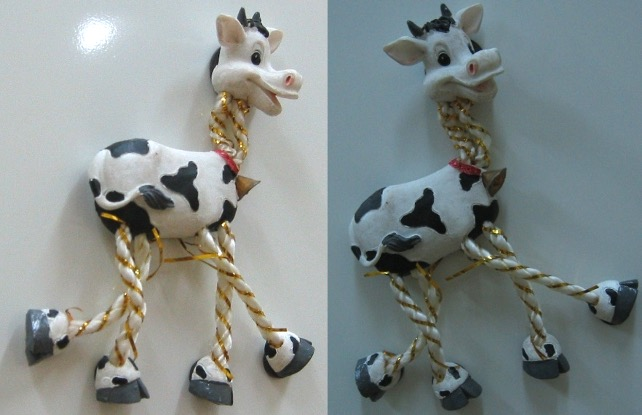
#> input picture Assignment1/horse.jpg, 642 x 415 px
$ python test.py
#> lines starting #> are read from the running program, lines starting #| are printed output that depends on the picture
import cv2
import matplotlib.pyplot as plt
import numpy as np

image = cv2.imread('horse.jpg')
#> image is the input picture: shape (415, 642, 3); mean B, G, R 141.1, 142, 133.5
print(image.shape)
#| (415, 642, 3)

sigma = 2
k_size = 3

def gaussian(x, y):
    return (1 / (2 * np.pi * sigma**2)) * np.exp(-((x - k_size//2)**2 + (y - k_size//2)**2) / (2 * sigma**2))

def filter2D(img, k):
    img_height, img_width, channels = img.shape
#> img_height = 415; img_width = 642; channels = 3
    filtered_img = np.zeros((img.shape), dtype=float) # init result img
    k_middle = k_size // 2

    # iterate through pixels in img
    for c in range(channels):
        for i in range(img_height - k_size + 1):
            for j in range(img_width - k_size + 1):
                k_image = img[i:i+k_size, j:j+k_size, c] # grab section of image using filter
                filtered_img[i+k_middle, j+k_middle, c] = np.sum(k_image * kernel) # assign weighted sum to middle of kernel's img

    return filtered_img


# np.fromfunction() returns matrix based on function inputted
# creates our kernel essentially
kernel = np.fromfunction(gaussian, (k_size, k_size))
kernel /= np.sum(kernel) # normalize kernel
print(kernel)

smoothed = filter2D(image, kernel)
cv2.imshow('Original Image', image)
cv2.imshow('Smoothed Image', smoothed.astype(np.uint8))
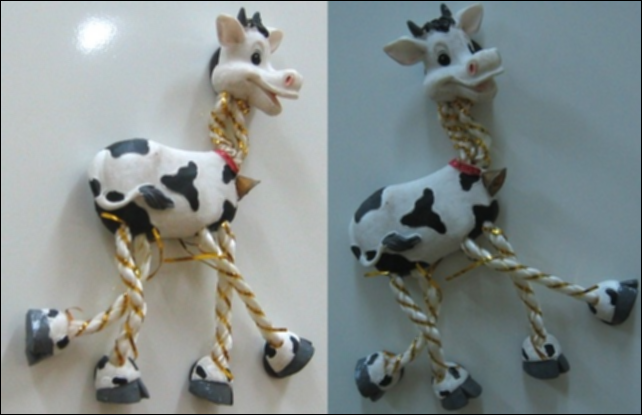
#> window 'Smoothed Image': shape (415, 642, 3); mean B, G, R 139.3, 140.3, 131.9

# Wait for a key press and then close the windows
cv2.waitKey(0)
cv2.destroyAllWindows()
